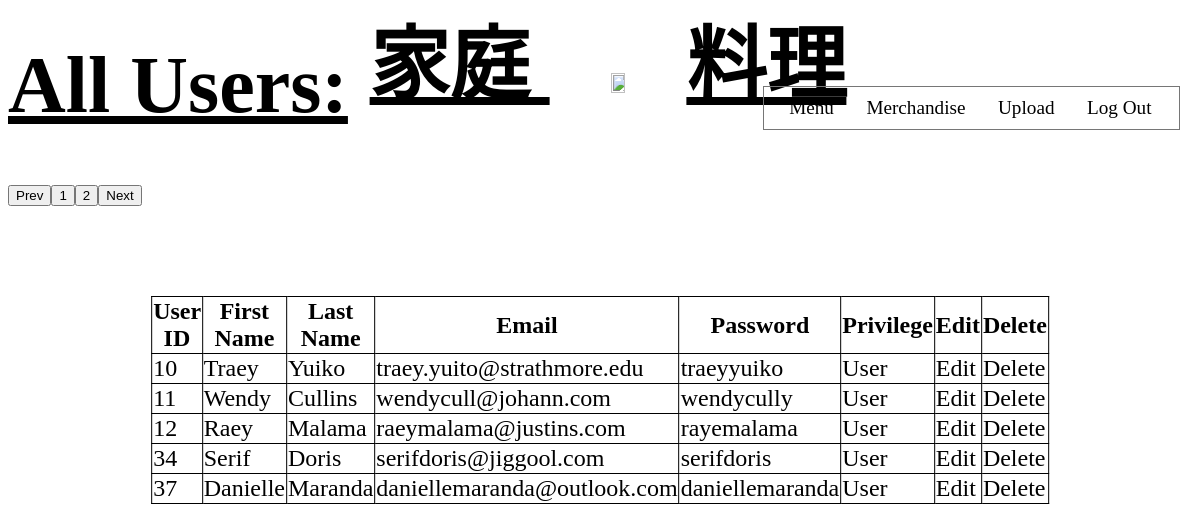
/Administrative/Main/ViewUsers-Admin.php?page=2, run on the app's committed database.
### tables this page shows
CREATE TABLE `new` (
  `User_ID` int(11) NOT NULL,
  `First_Name` varchar(255) NOT NULL,
  `Last_Name` varchar(255) NOT NULL,
  `Email_address` varchar(255) NOT NULL,
  `passw` varchar(255) NOT NULL,
  `Privilege` enum('Admin','Sub','User') NOT NULL DEFAULT 'User'
);

### Database/connect.php (called while the page is built, shortened)
<?php
function connect(){
    $server = "localhost";
    $username = "root";
    $password = "";
    $database = "test";
    $link = mysqli_connect($server,$username,$password,$database) or die("Could not connect".mysqli_connect_error());
    return ($link);
}
function getData($insert){
    $link = connect();
    $results = mysqli_query($link,$insert);
    $rows = array();
    if(mysqli_num_rows($results)>0){
        while($row = mysqli_fetch_assoc($results)){
            $rows[] = $row;
        }
        return $rows;
    }
}
?>

### Process/selectstmt.php (called while the page is built)
<?php
require_once("connect.php");
$select = "SELECT User_ID, First_Name, Last_Name, Email_address, passw, Privilege FROM new LIMIT $begin_from,$num_per_page";
$fetched = getData($select);
?>

### Administrative/Main/ViewUsers-Admin.php (the view, shortened to what this page needs)
<?php
require_once("connect.php");
if (isset($_GET['page'])){
  $page = $_GET['page'];
 }else{
   $page = 1;
 }
 $num_per_page = 5;
 $begin_from = ($page-1)*5;
?>
<!DOCTYPE html>
<html>
    <head>
        <link rel="stylesheet" href="ViewUsers.css" type="text/css">
    </head>
    <body>
    <h1 class="title"><a href="Food Website.html">家庭 <img src="Food Website Logo.png" class="logo" >料理</a></h1>
    <h1 class="allusers">All Users:</h1>
    <div>
            <nav>
                <ul class="rightnav">
                    <li><a href="Menu.php">Menu</a></li>
                    <li><a href="#">Merchandise</a></li>
                    <li><a href="upload_image.php">Upload</a></li>
                    <li><a href="Log_out.php?logout" class="logout">Log Out</a></li>
                </ul>
            </nav>
      </div>
        <table border="1">
            <thead>
                <th>User ID</th>
                <th>First Name</th>
                <th>Last Name</th>
                <th>Email</th>
                <th>Password</th>
                <th>Privilege</th>
                <th>Edit</th>
                <th>Delete</th>
            </thead>
          <tbody>
              <?php
                require_once("selectstmt.php");
                foreach ($fetched as $key => $value) {
              ?>
              <tr>
                <td><?php echo $value["User_ID"]?></td>
                  <td><?php echo $value["First_Name"]?></td>
                  <td><?php echo $value["Last_Name"]?></td>
                  <td><?php echo $value["Email_address"]?></td>
                  <td><?php echo $value["passw"]?></td>
                  <td><?php echo $value["Privilege"]?></td>
                  <td><a href=AdminEdit-form.php?GETID=<?php echo $value["User_ID"]?>>Edit</a></td>
                  <td><a href=AdminDelete.php?del=<?php echo $value["User_ID"]?>>Delete</a></td>
              </tr>
                <?php
                    }
                ?>
          </tbody>
        </table >
        <?php
          $selectpagination = "SELECT * FROM new";
          $pageresult = mysqli_query(connect(),$selectpagination);
          $totalnumrecords = mysqli_num_rows($pageresult);
          $totalpage = ceil($totalnumrecords/$num_per_page);
          if($page>1){
            echo "<a href = 'ViewUsers-Admin.php?page=".($page-1)."'><button >Prev</button></a>";
          }
          for ($i=1; $i<$totalpage; $i++){
              echo "<a href = 'ViewUsers-Admin.php?page=".$i."'><button>$i</button></a>";
          }
          if($i>$page){
            echo "<a href = 'ViewUsers-Admin.php?page=".($page+1)."'><button>Next</button></a>";
          }
        ?>
    </body>
</html>

### Assets/css/ViewUsers.css (style rules this page uses)
.logo { height: 10%; width: 10%; min-width: 136.79px; min-height: 110.8px; }
.title { font-size: 80px; margin-top: 0; width: 100%; text-align: center; text-decoration: underline; width: 100vw; margin-top: -8px; margin-left: 0; }
h1 a { color: black; }
table { border-collapse: collapse; font-size: 1.5em; position: absolute; top: 50%; left: 50%; transform: translate(-50%, -50%); }
td,th { border: black 1px solid; }
.allusers { position: absolute; top: 40px; font-size: 5em; text-decoration: underline; margin-top: 0; margin-bottom: 0; }
nav { top: 0; display: inline-flex; position: absolute; top: 3.5em; left: 1em; width: 100vw; }
a { text-decoration: none; color: black; }
nav .rightnav { list-style-type: none; display: inline-flex; position: absolute; right: 3%; margin-top: 30px; border: 1px solid rgb(118, 118, 118); padding-left: 20px; }
nav .rightnav li { padding: 5px 10px 5px 0px; margin: 5px 12.5px 5px 0px; }
nav .rightnav li a { padding: 5px 5px 5px 5px; font-size: larger; }

### data on the page
new: User_ID "10", First_Name "Traey", Last_Name "Yuiko", Email_address "traey.yuito@strathmore.edu", passw "traeyyuiko", Privilege "User"
new: User_ID "11", First_Name "Wendy", Last_Name "Cullins", Email_address "wendycull@johann.com", passw "wendycully", Privilege "User"
new: User_ID "12", First_Name "Raey", Last_Name "Malama", Email_address "raeymalama@justins.com", passw "rayemalama", Privilege "User"
new: User_ID "34", First_Name "Serif", Last_Name "Doris", Email_address "serifdoris@jiggool.com", passw "serifdoris", Privilege "User"
new: User_ID "37", First_Name "Danielle", Last_Name "Maranda", Email_address "daniellemaranda@outlook.com", passw "daniellemaranda", Privilege "User"
